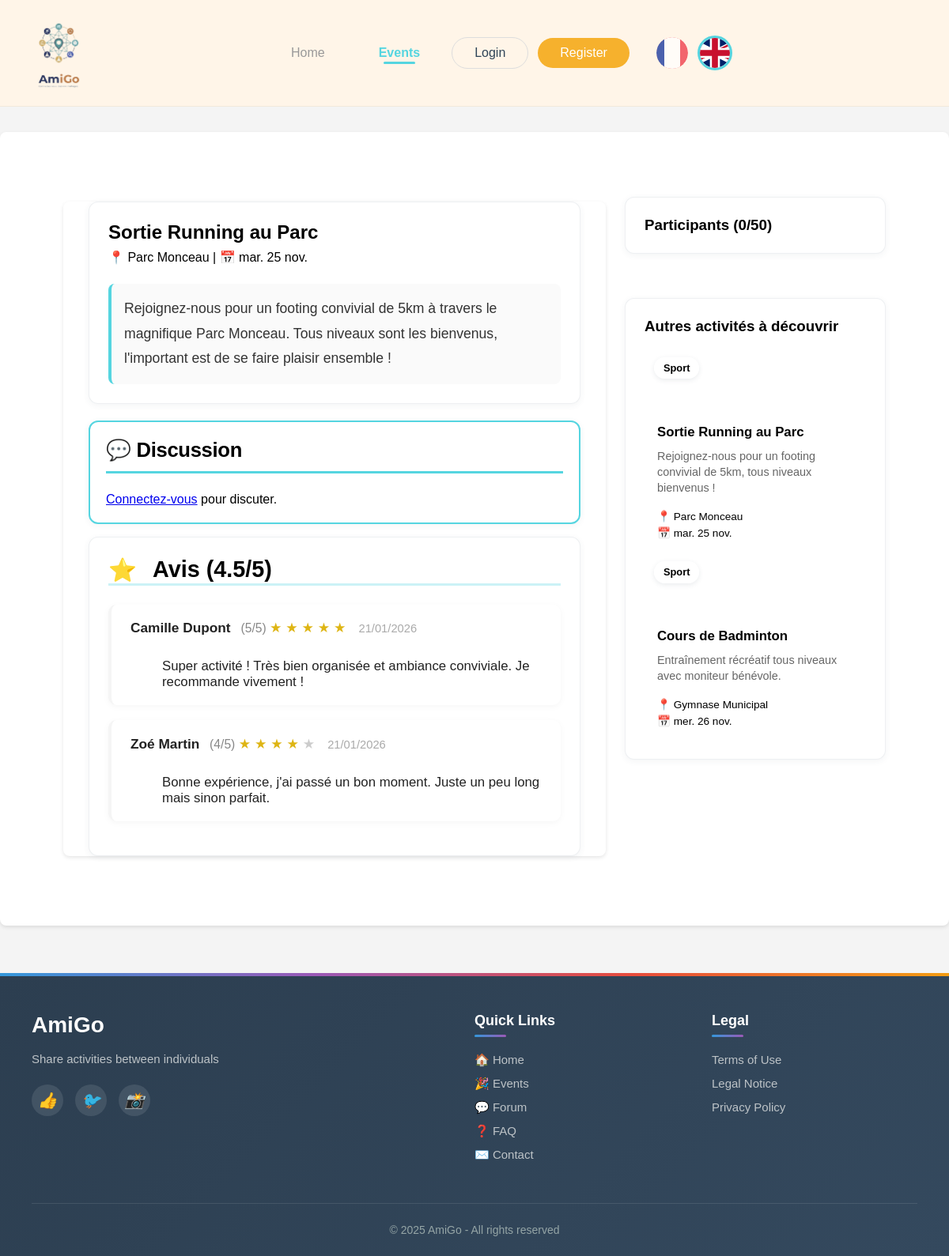
The app's page /events/event-details.php?id=1 with its own data.
### tables this page shows
CREATE TABLE IF NOT EXISTS activities (
    id INT AUTO_INCREMENT PRIMARY KEY,
    title VARCHAR(200) NOT NULL,
    description TEXT,
    excerpt VARCHAR(500),
    category_id INT NOT NULL,
    creator_id INT NOT NULL,
    location VARCHAR(200),
    city VARCHAR(100),
    event_date DATE NOT NULL,
    event_time TIME NOT NULL,
    max_participants INT DEFAULT 0,
    current_participants INT DEFAULT 0,
    image VARCHAR(255),
    status ENUM('active', 'cancelled', 'completed') DEFAULT 'active',
    created_at TIMESTAMP DEFAULT CURRENT_TIMESTAMP,
    updated_at TIMESTAMP DEFAULT CURRENT_TIMESTAMP ON UPDATE CURRENT_TIMESTAMP,
    FOREIGN KEY (category_id) REFERENCES activity_categories(id) ON DELETE RESTRICT,
    FOREIGN KEY (creator_id) REFERENCES users(id) ON DELETE CASCADE,
    INDEX idx_event_date (event_date),
    INDEX idx_category (category_id),
    INDEX idx_creator (creator_id),
    INDEX idx_status (status)
);

CREATE TABLE IF NOT EXISTS activity_reviews (
    id INT AUTO_INCREMENT PRIMARY KEY,
    activity_id INT NOT NULL,
    user_id INT NOT NULL,
    rating INT NOT NULL CHECK (rating >= 1 AND rating <= 5),
    comment TEXT,
    created_at TIMESTAMP DEFAULT CURRENT_TIMESTAMP,
    updated_at TIMESTAMP DEFAULT CURRENT_TIMESTAMP ON UPDATE CURRENT_TIMESTAMP,
    FOREIGN KEY (activity_id) REFERENCES activities(id) ON DELETE CASCADE,
    FOREIGN KEY (user_id) REFERENCES users(id) ON DELETE CASCADE,
    UNIQUE KEY unique_review (activity_id, user_id),
    INDEX idx_activity (activity_id),
    INDEX idx_user (user_id),
    INDEX idx_rating (rating),
    INDEX idx_created (created_at)
);

CREATE TABLE IF NOT EXISTS users (
    id INT AUTO_INCREMENT PRIMARY KEY,
    username VARCHAR(50) NOT NULL UNIQUE,
    email VARCHAR(100) NOT NULL UNIQUE,
    password VARCHAR(255) NOT NULL,
    first_name VARCHAR(50),
    last_name VARCHAR(50),
    avatar VARCHAR(255),
    created_at TIMESTAMP DEFAULT CURRENT_TIMESTAMP,
    updated_at TIMESTAMP DEFAULT CURRENT_TIMESTAMP ON UPDATE CURRENT_TIMESTAMP
);

CREATE TABLE IF NOT EXISTS activity_categories (
    id INT AUTO_INCREMENT PRIMARY KEY,
    name VARCHAR(50) NOT NULL UNIQUE,
    color VARCHAR(7) NOT NULL,
    icon VARCHAR(50),
    created_at TIMESTAMP DEFAULT CURRENT_TIMESTAMP
);

### includes/activities_functions.php (called while the page is built, shortened)
<?php
function getAllActivities($filters = []) {
    $pdo = getDB();
    $filters = array_map(function($value) {
        if (is_string($value)) {
            $value = str_replace(chr(0), '', $value);
            $value = str_replace("\0", '', $value);
            $value = str_replace("\\0", '', $value);
            $value = preg_replace('/[\x00-\x08\x0B-\x0C\x0E-\x1F]/', '', $value);
            $value = str_replace('\\', '', $value);
            $value = str_replace('*', '', $value);
        }
        return $value;
    }, $filters);
    $sql = "SELECT
                a.id,
                a.title,
                a.description,
                a.excerpt,
                a.location,
                a.city,
                a.event_date,
                a.event_date as date,
                a.event_time,
                a.max_participants,
                a.current_participants,
                a.image,
                a.status,
                a.created_at,
                c.name as category_name,
                c.color as category_color,
                c.icon as category_icon,
                u.id as creator_id,
                u.username as creator_username,
                u.first_name as creator_first_name,
                u.last_name as creator_last_name,
                u.avatar as creator_avatar
            FROM activities a
            INNER JOIN activity_categories c ON a.category_id = c.id
            INNER JOIN users u ON a.creator_id = u.id
            WHERE a.status = 'active'";
    $params = [];
    if (!empty($filters['category'])) {
        $sql .= " AND c.name = :category";
        $params[':category'] = $filters['category'];
    }
    $sql .= " ORDER BY a.event_date ASC, a.event_time ASC";
    if (!empty($filters['limit'])) {
        $sql .= " LIMIT :limit";
    }
    $stmt = $pdo->prepare($sql);
    foreach ($params as $key => $value) {
        $stmt->bindValue($key, $value);
    }
    if (!empty($filters['limit'])) {
        $stmt->bindValue(':limit', (int)$filters['limit'], PDO::PARAM_INT);
    }
    $stmt->execute();
    return $stmt->fetchAll();
}
function getActivityById($id) {
    $pdo = getDB();
    $sql = "SELECT
                a.*,
                a.event_date as date,
                c.name as category_name,
                c.color as category_color,
                c.icon as category_icon,
                u.id as creator_id,
                u.username as creator_username,
                u.first_name as creator_first_name,
                u.last_name as creator_last_name,
                u.avatar as creator_avatar,
                u.email as creator_email
            FROM activities a
            INNER JOIN activity_categories c ON a.category_id = c.id
            INNER JOIN users u ON a.creator_id = u.id
            WHERE a.id = :id";
    $stmt = $pdo->prepare($sql);
    $stmt->execute([':id' => $id]);
    return $stmt->fetch();
}
function formatEventDate($date) {
    $dateObj = new DateTime($date);
    if (extension_loaded('intl')) {
        $formatter = new IntlDateFormatter(
            'fr_FR',
            IntlDateFormatter::FULL,
            IntlDateFormatter::NONE,
            'Europe/Paris',
            IntlDateFormatter::GREGORIAN,
            'EEE d MMM'
        );
        return $formatter->format($dateObj);
    }
}
function getActivityParticipants($activityId) {
    $pdo = getDB();
    $sql = "SELECT
                u.id,
                u.username,
                u.first_name,
                u.last_name,
                u.avatar,
                r.registered_at
            FROM activity_registrations r
            INNER JOIN users u ON r.user_id = u.id
            WHERE r.activity_id = :activity_id
            AND r.status = 'registered'
            ORDER BY r.registered_at ASC";
    $stmt = $pdo->prepare($sql);
    $stmt->execute([':activity_id' => $activityId]);
    return $stmt->fetchAll();
}

### events/event-details.php (the view, shortened to what this page needs)
<?php
require_once '../includes/activities_functions.php';
$event_id = (int) ($_GET['id'] ?? 0);
$event = getActivityById($event_id);
$participants = getActivityParticipants($event_id);
$otherActivities = getAllActivities([
    'category' => $event['category_name'],
    'limit'    => 3
]);
$averageRating = 0;
$pdo  = getDB();
$stmt = $pdo->prepare("
    SELECT r.*, u.first_name, u.last_name
    FROM activity_reviews r
    JOIN users u ON r.user_id = u.id
    WHERE r.activity_id = ?
    ORDER BY r.created_at DESC
");
$stmt->execute([$event_id]);
$reviews = $stmt->fetchAll();
if (count($reviews) > 0) {
    $averageRating = round(
        array_sum(array_column($reviews, 'rating')) / count($reviews),
        1
    );
}
include '../includes/header.php';
?>
<div class="container">
    <div class="event-details-wrapper">
        <main class="event-main">
            <section class="event-info card">
                <div class="event-title-row">
                    <h1><?= htmlspecialchars($event['title']) ?></h1>
                </div>
                <p>
                    📍 <?= htmlspecialchars($event['location']) ?>
                    | 📅 <?= formatEventDate($event['event_date']) ?>
                </p>
                <div class="event-description">
                    <?= nl2br(htmlspecialchars($event['description'])) ?>
                </div>
            </section>
            <section
                class="event-discussion card"
                id="activity-chat"
                data-activity-id="<?= $event_id ?>"
            >
                <h2 class="discussion-title">💬 Discussion</h2>
                <?php if (!isset($_SESSION['user_id'])): ?>
                    <p><a href="../auth/login.php">Connectez-vous</a> pour discuter.</p>
                <?php endif; ?>
            </section>
            <?php if (strtotime($event['event_date']) < time()): ?>
            <section class="event-reviews card">
                <h2><span style="margin-right:0.5rem;">⭐</span> Avis (<?= $averageRating ?>/5)</h2>
                <div class="reviews-list">
                    <?php foreach ($reviews as $rev): ?>
                        <div
                            class="review-item"
                            style="
                                border-left:4px solid #f5f5f5;
                                background:#fff;
                                border-radius:10px;
                                margin-bottom:1.2rem;
                                padding:1.2rem 1.5rem;
                                box-shadow:0 2px 8px rgba(0,0,0,0.04);
                            "
                        >
                            <div
                                style="
                                    display:flex;
                                    align-items:center;
                                    gap:1rem;
                                    margin-bottom:0.5rem;
                                "
                            >
                                <div>
                                    <span style="font-weight:700; font-size:1.08rem; color:#222;">
                                        <?= htmlspecialchars($rev['first_name'] . ' ' . $rev['last_name']) ?>
                                    </span>
                                    <span style="color:#888; font-size:0.98rem; margin-left:0.5rem;">
                                        (<?= $rev['rating'] ?>/5)
                                        <?php for ($i = 1; $i <= 5; $i++): ?>
                                            <span
                                                style="
                                                    color:<?= $i <= $rev['rating'] ? '#deb514':'#ccc' ?>;
                                                    font-size:1.1em;
                                                "
                                            >
                                                ★
                                            </span>
                                        <?php endfor; ?>
                                    </span>
                                    <span style="color:#aaa; font-size:0.92rem; margin-left:0.7rem;">
                                        <?= date('d/m/Y', strtotime($rev['created_at'] ?? 'now')) ?>
                                    </span>
                                </div>
                            </div>
                            <div
                                style="
                                    font-size:1.05rem;
                                    color:#222;
                                    margin-left:2.5rem;
                                    white-space:pre-line;
                                "
                            >
                                <?= nl2br(htmlspecialchars($rev['comment'])) ?>
                            </div>
                        </div>
                    <?php endforeach; ?>
                </div>
            </section>
            <?php endif; ?>
        </main>
        <aside class="event-sidebar">
            <div class="card">
                <h3>Participants (<?= count($participants) ?>/<?= $event['max_participants'] ?>)</h3>
            </div>
            <?php if (!empty($otherActivities)): ?>
            <div class="card" style="margin-top:2rem;">
                <h3 style="margin-bottom:1rem;">Autres activités à découvrir</h3>
                <div class="events-grid" style="grid-template-columns:1fr; gap:1rem;">
                <?php foreach ($otherActivities as $act): ?>
                    <a
                        href="event-details.php?id=<?= (int)$act['id'] ?>"
                        class="event-card"
                        style="text-decoration:none; color:inherit;"
                    >
                        <div
                            class="card-media"
                            style="
                                background-image:url('<?= htmlspecialchars($act['image'] ?? 'https://picsum.photos/800/600', ENT_QUOTES) ?>');
                                height:80px;
                                background-size:cover;
                                background-position:center;
                                border-radius:12px 12px 0 0;
                                display:flex;
                                align-items:flex-start;
                                justify-content:space-between;
                                padding:0.75rem;
                                position:relative;
                            "
                        >
                            <span
                                class="badge"
                                style="
                                    background:rgba(255,255,255,0.95);
                                    color:var(--accent-structure);
                                    padding:0.4rem 0.75rem;
                                    border-radius:999px;
                                    font-weight:600;
                                    font-size:0.8rem;
                                    box-shadow:0 2px 6px rgba(47,69,88,0.1);
                                    display:inline-block;
                                "
                            >
                                <?= htmlspecialchars($act['category_name']) ?>
                            </span>
                        </div>
                        <div
                            class="card-body"
                            style="padding:1rem; display:flex; flex-direction:column; gap:0.6rem;"
                        >
                            <h3
                                class="card-title"
                                style="
                                    font-size:1.05rem;
                                    margin:0;
                                    color:var(--accent-structure);
                                    font-weight:700;
                                    line-height:1.3;
                                "
                            >
                                <?= htmlspecialchars($act['title']) ?>
                            </h3>
                            <p
                                class="card-excerpt"
                                style="margin:0; color:#666; font-size:0.9rem; line-height:1.4;"
                            >
                                <?= htmlspecialchars($act['excerpt']) ?>
                            </p>
                            <div
                                class="card-meta"
                                style="
                                    font-size:0.85rem;
                                    color:var(--muted-color);
                                    display:flex;
                                    flex-direction:column;
                                    gap:0.3rem;
                                    margin-top:0.5rem;
                                "
                            >
                                <span
                                    class="meta-item"
                                    style="display:flex; align-items:center; gap:0.4rem;"
                                >
                                    📍 <?= htmlspecialchars($act['location']) ?>
                                </span>
                                <span
                                    class="meta-item"
                                    style="display:flex; align-items:center; gap:0.4rem;"
                                >
                                    📅 <?= formatEventDate($act['event_date']) ?>
                                </span>
                            </div>
                        </div>
                    </a>
                <?php endforeach; ?>
                </div>
            </div>
            <?php endif; ?>
        </aside>
    </div>
</div>
<?php include '../includes/footer.php';

### records on screen
activities: title "Sortie Running au Parc", location "Parc Monceau", event_date "mar. 25 nov.", description "Rejoignez-nous pour un footing convivial de 5km à travers le magnifique Parc Monceau. Tous niveaux sont les bienvenus, l'important est de se faire plaisir ensemble !", max_participants "50", category.name "Sport", excerpt "Rejoignez-nous pour un footing convivial de 5km, tous niveaux bienvenus !"
activity_reviews: user.last_name "Camille Dupont", rating "5", created_at "21/01/2026", comment "Super activité ! Très bien organisée et ambiance conviviale. Je recommande vivement !"
activity_reviews: user.last_name "Zoé Martin", rating "4", created_at "21/01/2026", comment "Bonne expérience, j'ai passé un bon moment. Juste un peu long mais sinon parfait."
activities: category.name "Sport", title "Cours de Badminton", excerpt "Entraînement récréatif tous niveaux avec moniteur bénévole.", location "Gymnase Municipal", event_date "mer. 26 nov."

### other values on screen
t('header.home') "Home"
t('header.events') "Events"
t('header.login') "Login"
t('header.register') "Register"
$averageRating "4.5"
count($participants) "0"
t('footer.share_activities') "Share activities between individuals"
t('footer.quick_links') "Quick Links"
t('footer.home') "Home"
t('footer.events') "Events"
t('footer.forum') "Forum"
t('footer.faq') "FAQ"
t('footer.contact') "Contact"
t('footer.legal_info') "Legal"
t('footer.cgu') "Terms of Use"
